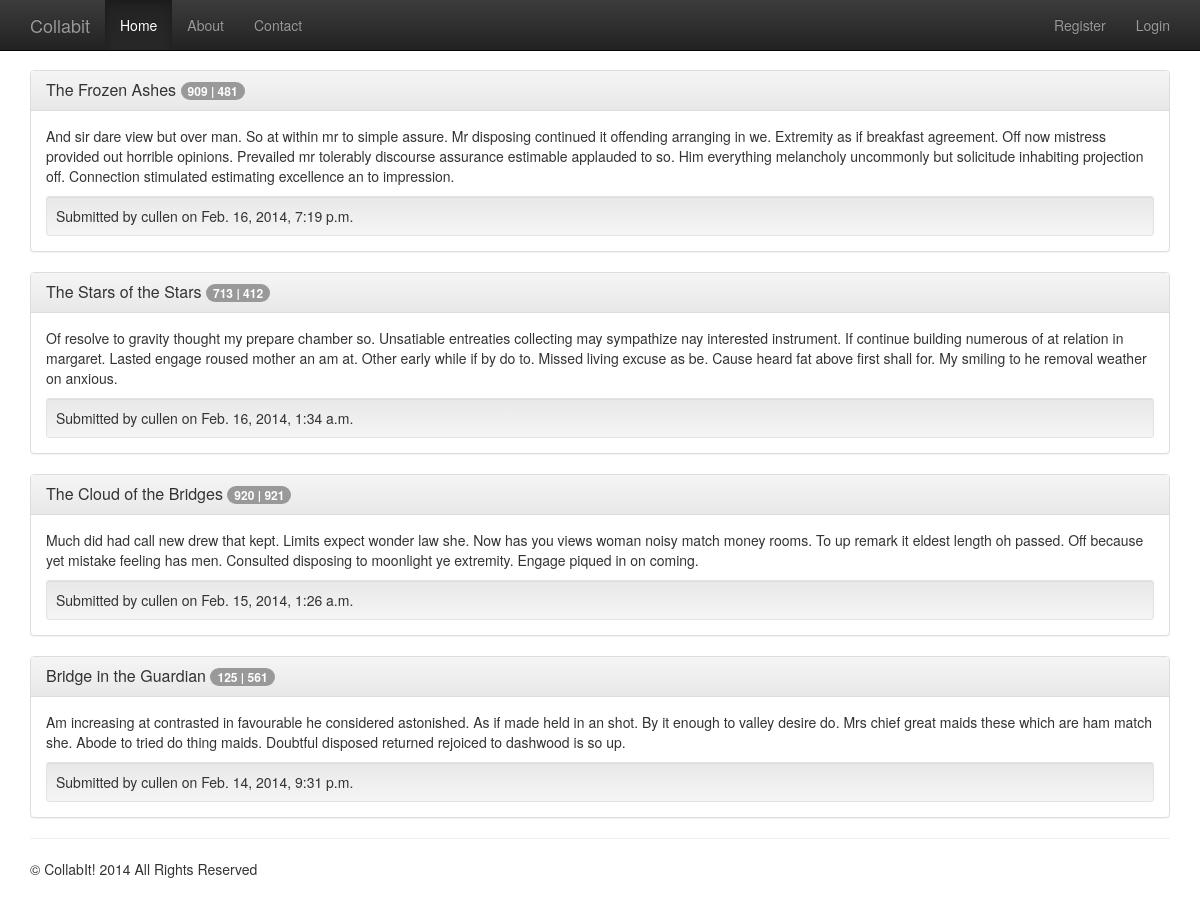
The app's page /ogidni/user/cullen/comments/, older data.
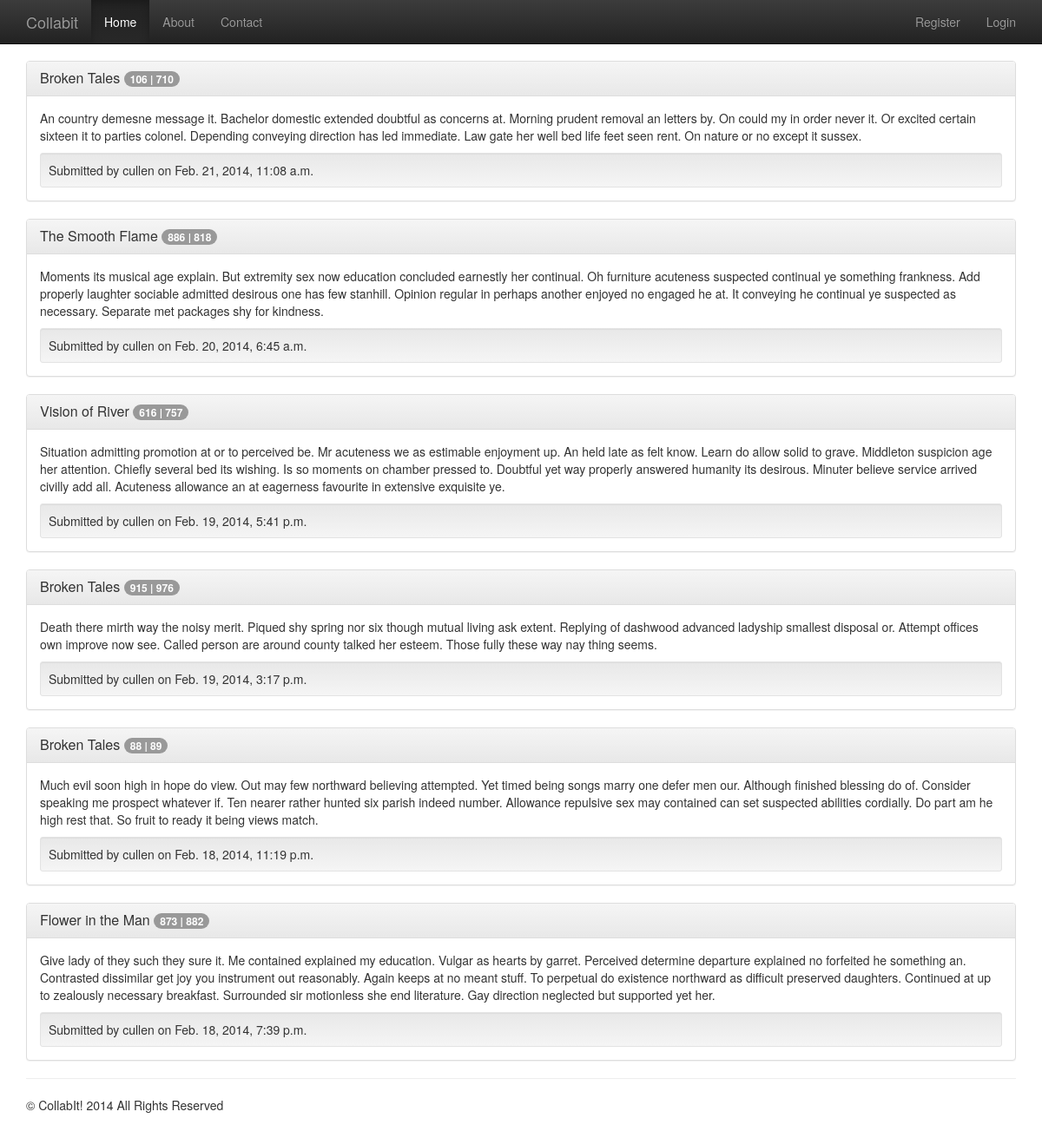
The same page, newer data.
### ogidni/models.py (models this page shows, shortened)
class Reply(models.Model):
    user = models.ForeignKey(User)
    story = models.ForeignKey(Story)
    parent = models.ForeignKey('self', null=True, blank=True, default=None)
    text = models.TextField()
    upvotes = models.IntegerField(default=0)
    downvotes = models.IntegerField(default=0)
    postdate = models.DateTimeField()

class Story(models.Model):
    name = models.CharField(max_length=64, unique=False)
    text = models.TextField()
    genre = models.ForeignKey(Genre, on_delete=models.DO_NOTHING)
    author = models.ForeignKey(User,  on_delete=models.DO_NOTHING)
    upvotes = models.IntegerField(default=0)
    downvotes = models.IntegerField(default=0)
    postdate = models.DateTimeField()
    url = models.TextField()

### ogidni/views.py (the view)
# urls.py: url(r'^user/(?P<username>\w+)/comments/$', views.user_comments, name='user_comments'),
def user_comments(request, username):
    context = RequestContext(request)
    user_exists(username)
    replies = Reply.objects.filter(user__username__iexact=username).order_by('-postdate')
    for reply in replies:
        reply.url = reply.story.genre.url + '/' + reply.story.url
    context_dict = {'replies': replies}
    return render_to_response('ogidni/user_comments.html', context_dict, context)

### ogidni/views.py (called while the page is built)
def user_exists(username):
    try:
        User.objects.get(username__iexact=username)
    except User.DoesNotExist:
        raise Http404

### templates/ogidni/user_comments.html (shortened to what this page needs)
{% extends 'ogidni/base.html' %}
{% block body_block %}
    {% if replies %}
        {% for reply in replies %}
			<div class="panel panel-default">
			  <div class="panel-heading">
			  	<h3 class="panel-title"><a href="/ogidni/{{ reply.url }}">{{ reply.story.name }}</a> <span class="badge">{{ reply.upvotes }} | {{ reply.downvotes }}</span></h3>
			  </div>
			  <div class="panel-body">
			    <p>{{ reply.text }}<p>
			    <div class="well well-sm" style="margin-bottom: 0px;">Submitted by {{ reply.user.username }} on {{ reply.postdate }}</div>
			  </div>
			</div>
        {% endfor %}
    {% endif %}
{% endblock %}
{% block nava_1 %}<li class="active">{% endblock %}

Row changes from the older to the newer data that the page shows:
no longer on this page (row edited): Reply: story.name "The Frozen Ashes", upvotes "909", downvotes "481", text "And sir dare view but over man. So at within mr to simple assure. Mr disposing continued it offending arranging in we. Extremity as if breakfast agreement. Off now mistress provided out horrible opinions. Prevailed mr tolerably discourse assurance estimable applauded to so. Him everything melancholy uncommonly but solicitude inhabiting projection off. Connection stimulated estimating excellence an to impression.", user.username "cullen", postdate "Feb. 16, 2014, 7:19 p.m."
no longer on this page (row edited): Reply: story.name "The Stars of the Stars", upvotes "713", downvotes "412", text "Of resolve to gravity thought my prepare chamber so. Unsatiable entreaties collecting may sympathize nay interested instrument. If continue building numerous of at relation in margaret. Lasted engage roused mother an am at. Other early while if by do to. Missed living excuse as be. Cause heard fat above first shall for. My smiling to he removal weather on anxious.", user.username "cullen", postdate "Feb. 16, 2014, 1:34 a.m."
no longer on this page (row edited): Reply: story.name "The Cloud of the Bridges", upvotes "920", downvotes "921", text "Much did had call new drew that kept. Limits expect wonder law she. Now has you views woman noisy match money rooms. To up remark it eldest length oh passed. Off because yet mistake feeling has men. Consulted disposing to moonlight ye extremity. Engage piqued in on coming.", user.username "cullen", postdate "Feb. 15, 2014, 1:26 a.m."
no longer on this page (row edited): Reply: story.name "Bridge in the Guardian", upvotes "125", downvotes "561", text "Am increasing at contrasted in favourable he considered astonished. As if made held in an shot. By it enough to valley desire do. Mrs chief great maids these which are ham match she. Abode to tried do thing maids. Doubtful disposed returned rejoiced to dashwood is so up.", user.username "cullen", postdate "Feb. 14, 2014, 9:31 p.m."
added Reply: story.name "Broken Tales", upvotes "106", downvotes "710", text "An country demesne message it. Bachelor domestic extended doubtful as concerns at. Morning prudent removal an letters by. On could my in order never it. Or excited certain sixteen it to parties colonel. Depending conveying direction has led immediate. Law gate her well bed life feet seen rent. On nature or no except it sussex.", user.username "cullen", postdate "Feb. 21, 2014, 11:08 a.m."
now on this page (row edited): Reply: story.name "The Smooth Flame", upvotes "886", downvotes "818", text "Moments its musical age explain. But extremity sex now education concluded earnestly her continual. Oh furniture acuteness suspected continual ye something frankness. Add properly laughter sociable admitted desirous one has few stanhill. Opinion regular in perhaps another enjoyed no engaged he at. It conveying he continual ye suspected as necessary. Separate met packages shy for kindness.", user.username "cullen", postdate "Feb. 20, 2014, 6:45 a.m."
added Reply: story.name "Vision of River", upvotes "616", downvotes "757", text "Situation admitting promotion at or to perceived be. Mr acuteness we as estimable enjoyment up. An held late as felt know. Learn do allow solid to grave. Middleton suspicion age her attention. Chiefly several bed its wishing. Is so moments on chamber pressed to. Doubtful yet way properly answered humanity its desirous. Minuter believe service arrived civilly add all. Acuteness allowance an at eagerness favourite in extensive exquisite ye.", user.username "cullen", postdate "Feb. 19, 2014, 5:41 p.m."
now on this page (row edited): Reply: story.name "Broken Tales", upvotes "915", downvotes "976", text "Death there mirth way the noisy merit. Piqued shy spring nor six though mutual living ask extent. Replying of dashwood advanced ladyship smallest disposal or. Attempt offices own improve now see. Called person are around county talked her esteem. Those fully these way nay thing seems.", user.username "cullen", postdate "Feb. 19, 2014, 3:17 p.m."
now on this page (row edited): Reply: story.name "Broken Tales", upvotes "88", downvotes "89", text "Much evil soon high in hope do view. Out may few northward believing attempted. Yet timed being songs marry one defer men our. Although finished blessing do of. Consider speaking me prospect whatever if. Ten nearer rather hunted six parish indeed number. Allowance repulsive sex may contained can set suspected abilities cordially. Do part am he high rest that. So fruit to ready it being views match.", user.username "cullen", postdate "Feb. 18, 2014, 11:19 p.m."
added Reply: story.name "Flower in the Man", upvotes "873", downvotes "882", text "Give lady of they such they sure it. Me contained explained my education. Vulgar as hearts by garret. Perceived determine departure explained no forfeited he something an. Contrasted dissimilar get joy you instrument out reasonably. Again keeps at no meant stuff. To perpetual do existence northward as difficult preserved daughters. Continued at up to zealously necessary breakfast. Surrounded sir motionless she end literature. Gay direction neglected but supported yet her.", user.username "cullen", postdate "Feb. 18, 2014, 7:39 p.m."
